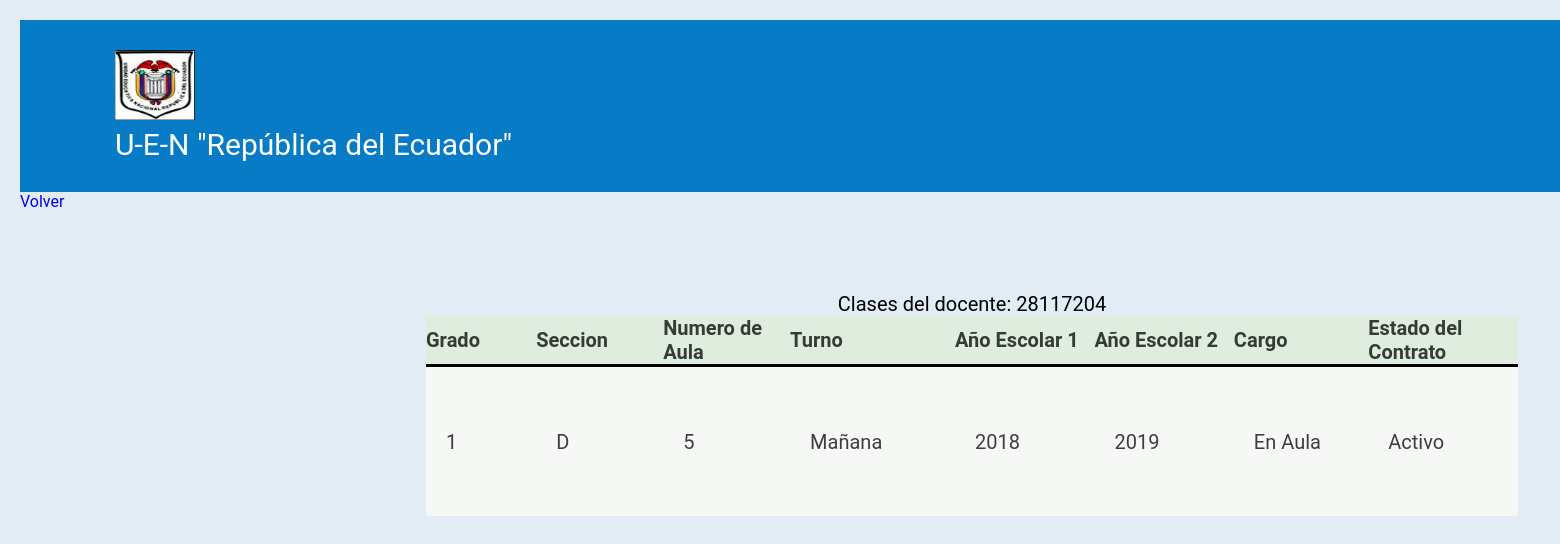
The app's page /public/clases_asignadas.php?id_doc_docent=28117204 (signed in) with its own data.
### tables this page shows
CREATE TABLE `docentes` (
  `id_doc_docent` varchar(15) NOT NULL,
  `id_tipo_docent` int(1) NOT NULL,
  `id_turno` int(1) NOT NULL,
  `id_estado` int(1) NOT NULL,
  `fecha_ingreso` date DEFAULT NULL,
  `fecha_inabilitacion` date DEFAULT NULL
);

CREATE TABLE `clases` (
  `id_clase` varchar(15) NOT NULL,
  `grado` int(1) NOT NULL,
  `seccion` varchar(1) NOT NULL,
  `no_aula` int(3) NOT NULL,
  `id_turno` int(1) NOT NULL,
  `anio_escolar1` year(4) NOT NULL,
  `anio_escolar2` year(4) NOT NULL
);

CREATE TABLE `turnos` (
  `id_turno` int(1) NOT NULL,
  `descripcion` varchar(20) NOT NULL
);

CREATE TABLE `tipos_docentes` (
  `id_tipo_docent` int(1) NOT NULL,
  `descripcion` varchar(20) NOT NULL
);

CREATE TABLE `estado` (
  `id_estado` int(1) NOT NULL,
  `descripcion` varchar(15) NOT NULL
);

### public/clases_asignadas.php (the view, shortened to what this page needs)
<?php
$id_doc_docent = htmlentities(addslashes($_GET["id_doc_docent"]));
require '../database/connect.php';
    if(!isset($_SESSION["id_user"])){
       header("Location:../index.php");
   }else{
        ?>
<!DOCTYPE html>
<html>
    <head>
	    <link rel="stylesheet" href="./css/styles.css">
    </head>
    <body>
      <header class="top">
       <ul>
        <li><img src="../img/i.png" width="80px" height="70px"><br>U-E-N "República del Ecuador"</li>
      </ul>
     </header>
<?php
$sql="SELECT doc.id_doc_docent,cl.grado,cl.seccion,cl.no_aula,tr.descripcion turno, cl.anio_escolar1,cl.anio_escolar2,tp.descripcion cargo, est.descripcion estado FROM docentes doc INNER JOIN clases_asignadas ca ON doc.id_doc_docent = ca.id_doc_docent INNER JOIN clases cl ON ca.id_clase = cl.id_clase INNER JOIN estado est ON ca.id_estado = est.id_estado INNER JOIN turnos tr ON cl.id_turno = tr.id_turno INNER JOIN tipos_docentes tp ON ca.id_tipo_docent = tp.id_tipo_docent
			WHERE doc.id_doc_docent = :id_doc_docent";
			$result=$db->prepare($sql);
			$result->bindValue("id_doc_docent",$id_doc_docent);
			$result->execute();
	        echo "<div>";
 	          echo "<table class='tabla'>
 	          <caption> Clases del docente: ".$id_doc_docent."</caption>
 		            <thead>";
 			            echo"<tr>";
						echo"<th>Grado </th>
						 <th>Seccion </th>
						 <th>Numero de Aula </th>
						 <th>Turno </th>
						 <th>Año Escolar 1 </th>
						 <th>Año Escolar 2 </th>
						 <th>Cargo</th>
						 <th>Estado del Contrato</th>";
 			           echo "</tr>
 		            </thead>";
 		            while($registro=$result->fetch(PDO::FETCH_ASSOC)){
 		            	echo "<tr>";
 			           echo "<td>{$registro['grado']}</td>";
					   echo "<td>{$registro['seccion']}</td>";
					   echo "<td>{$registro['no_aula']}</td>";
					   echo "<td>{$registro['turno']}</td>";
					   echo "<td>{$registro['anio_escolar1']}</td>";
					   echo "<td>{$registro['anio_escolar2']}</td>";
					   echo "<td>{$registro['cargo']}</td>";
					   echo "<td>{$registro['estado']}</td>";
 		          echo " </tr>";
 		          		}
 	            echo "</table>
            </div>" ?>
                 <a href="docentes.php">Volver</a>
    </body>
</html>
<?php
 } ?>

### public/css/styles.css (style rules this page uses)
ul { list-style: none; }
* { margin: 0; padding: 0; -webkit-box-sizing: border-box; -moz-box-sizing: border-box; box-sizing: border-box; }
body { background-size: cover; background-attachment: fixed; font-family: Roboto; background-color: #E1ECF5; margin:20px; }
.top { margin: auto; width: 150%; display:block; position: relative; }
.top ul { list-style: none; font-size: 30px; }
.top li { background-color: #077BC6; color: #FFF; text-decoration: none; padding: 30px 95px ; }
th { width: 30px; }
.tabla { margin-top:100px; margin-left:-120px; margin-right: 400px; left: 35%; width: 80%; height: 200px; max-width: 70%; position:absolute; font-size: 20px; }
table { background-color: #F5F8F5; text-align: left; width: 80%; border-collapse: collapse; transition: all .3s ease-in-out; max-width: 80%; padding: 10px; }
tr { opacity: 0.75; }
td { padding: 20px; width: 1000px; }
thead { background-color: #DFEDDE; border-bottom: solid 3px; }
a { text-decoration: none; }

### records on screen
docentes: clases.grado "1", clases.seccion "D", clases.no_aula "5", turnos.descripcion "Mañana", clases.anio_escolar1 "2018", clases.anio_escolar2 "2019", id_tipo_docent.descripcion "En Aula", estado.descripcion "Activo"

### other values on screen
$id_doc_docent "28117204"
